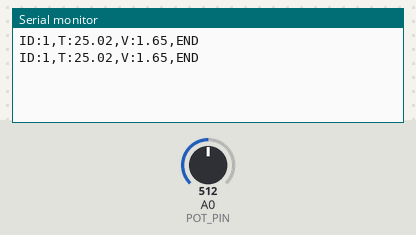
Bench run of a sketch on a simulated Arduino Uno, built with avr-gcc and run on an emulated ATmega328P. Parts: the last lines printed to the serial monitor. Inputs (shaded band) come from the test bench; at power-on: A0 (POT_PIN) = 512.

Above: at 1.8 s.
1.9 s: A0 (POT_PIN) set to 716
At 2.3 s:
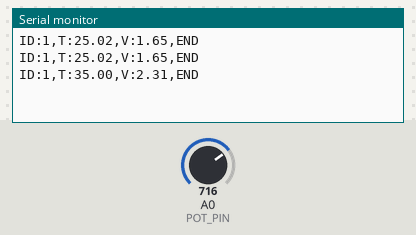
3.4 s: A0 (POT_PIN) set to 900
At 4.8 s:
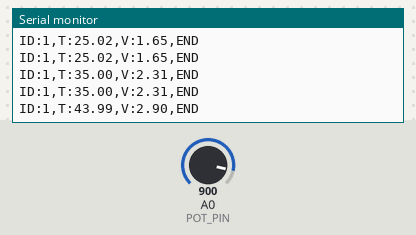
Timing chart, 0 to 6.4 s (numbered marks = the images above; inputs shaded):
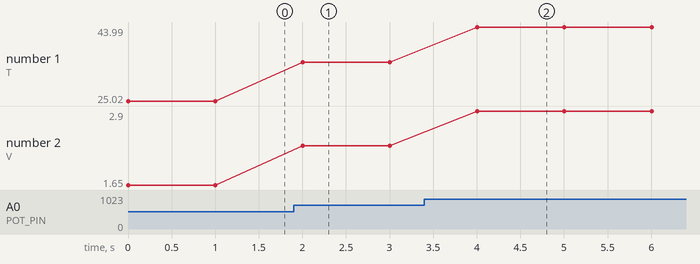

The sketch:

arduino_code_potentiometer.ino
```cpp
#define POT_PIN A0

void setup() {
  Serial.begin(9600);
}

void loop() {

  int raw = analogRead(POT_PIN);  // 0–1023

  // Convert to meaningful values
  float temperature = (raw / 1023.0) * 50.0;   // 0–50°C
  float voltage = (raw / 1023.0) * 3.3;        // 0–3.3V

  int nodeID = 1;

  // CAN-style formatted message
  Serial.print("ID:");
  Serial.print(nodeID);
  Serial.print(",T:");
  Serial.print(temperature);
  Serial.print(",V:");
  Serial.print(voltage);
  Serial.println(",END");

  delay(1000);
}
```

Measured:
- after the input at 1.9 s, the serial monitor: prints a new line after 0.10 s (image 1)
- after the input at 3.4 s, the serial monitor: prints a new line after 0.60 s (image 2)
- plotted number 1: 25.02 → 35 after the input at 1.9 s, 35 → 43.99 after the input at 3.4 s
- plotted number 2: 1.65 → 2.31 after the input at 1.9 s, 2.31 → 2.9 after the input at 3.4 s
